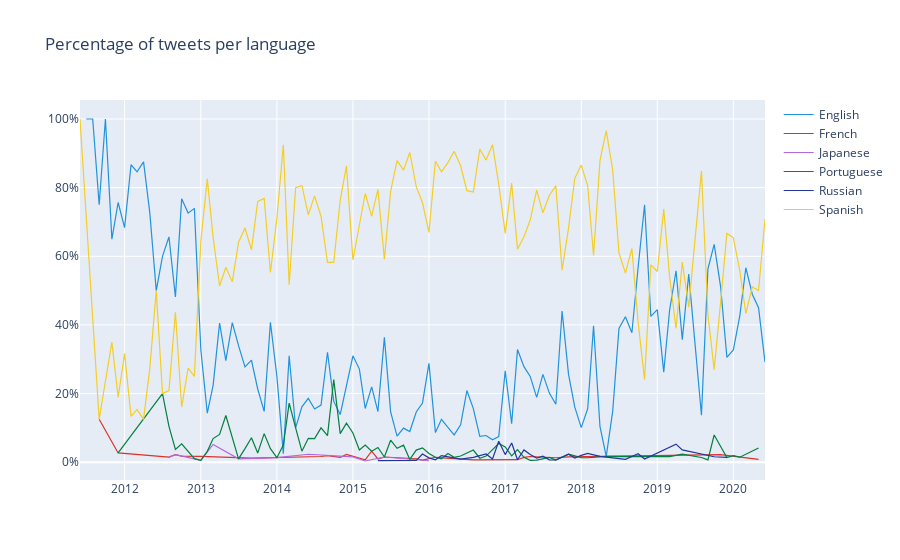

Here is the notebook cell this chart was saved with:
### Code cell
traces = []

lang_color_dict = {'Spanish': "#f4ce26",
                   'English': "#2093dd",
                   'Portuguese': "#037f3e",
                   'Russian': "#2135a3",
                   'French': "#dd3228",
                   'Japanese': "#b666de"}

temp = df[['lang', 'YYYYMM']]
temp['language'] = temp['lang'].apply(lambda lg: lang_dict[lg] if lg in lang_dict.keys() else 'Others')
temp = temp[temp['language']!='Others']
temp['YYYYMM'] = temp['YYYYMM'].dt.strftime('%Y-%m')
temp = temp.groupby(['language', 'YYYYMM'])['language'].count()
temp = pd.DataFrame(temp / temp.groupby(level=1).sum())
temp.columns = ['pct']
temp.reset_index(inplace=True)

for lang in temp['language'].unique():
    trace= go.Scatter(
                        x=temp[temp['language']==lang].YYYYMM.values,
                        y=temp[temp['language']==lang].pct.values,
                        mode='lines', 
                        line = {
                            'color': lang_color_dict[lang],
                            'width': 1.2
                        },
                        name=lang
                    ) 

    traces.append(trace)
    
layout = go.Layout(title='Percentage of tweets per language',
                   yaxis=dict(tickformat=',.0%'))

fig = go.Figure(data=traces, layout=layout)
iplot(fig)
